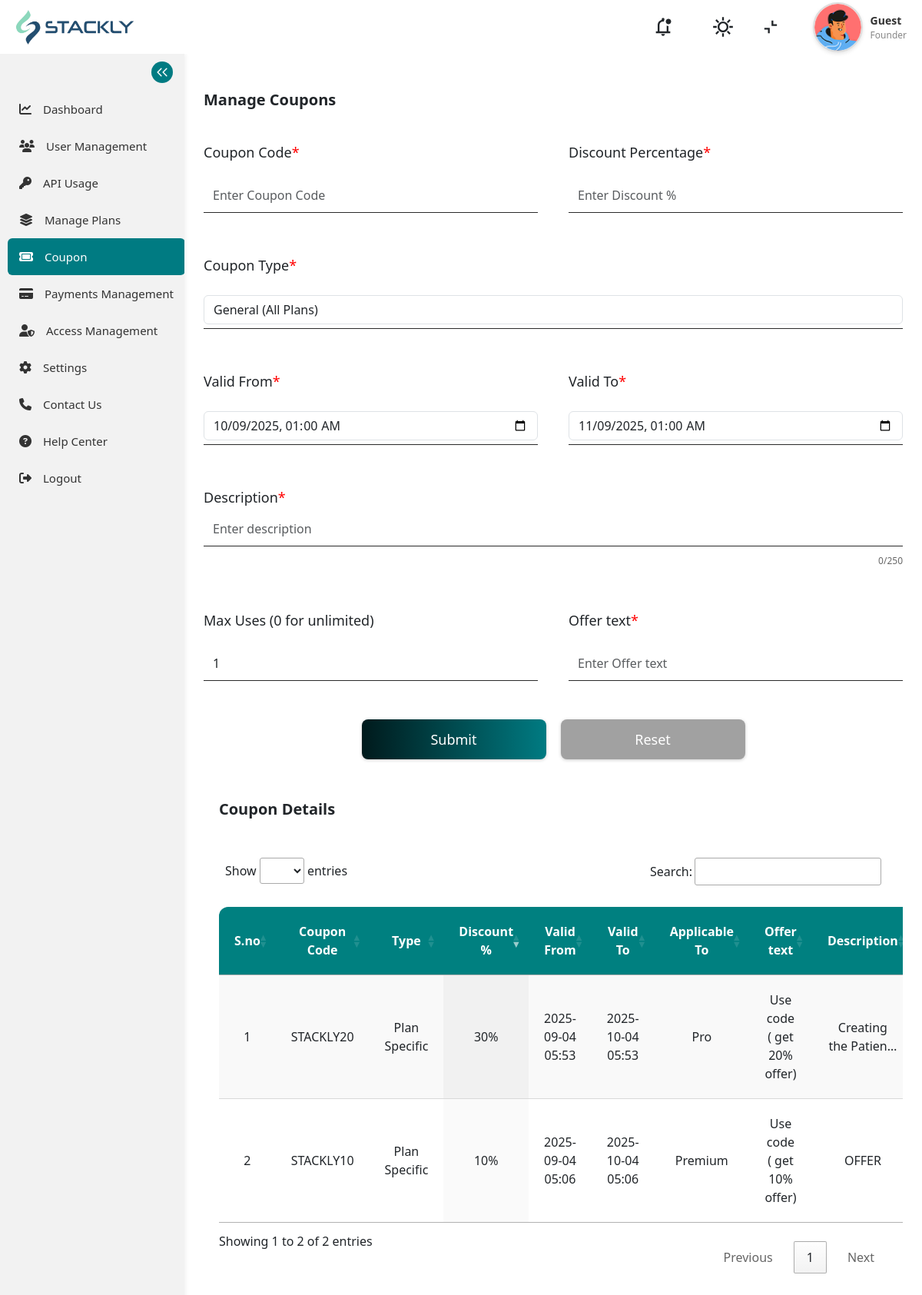
Page /create_coupons/ (signed in) on the earlier database version.
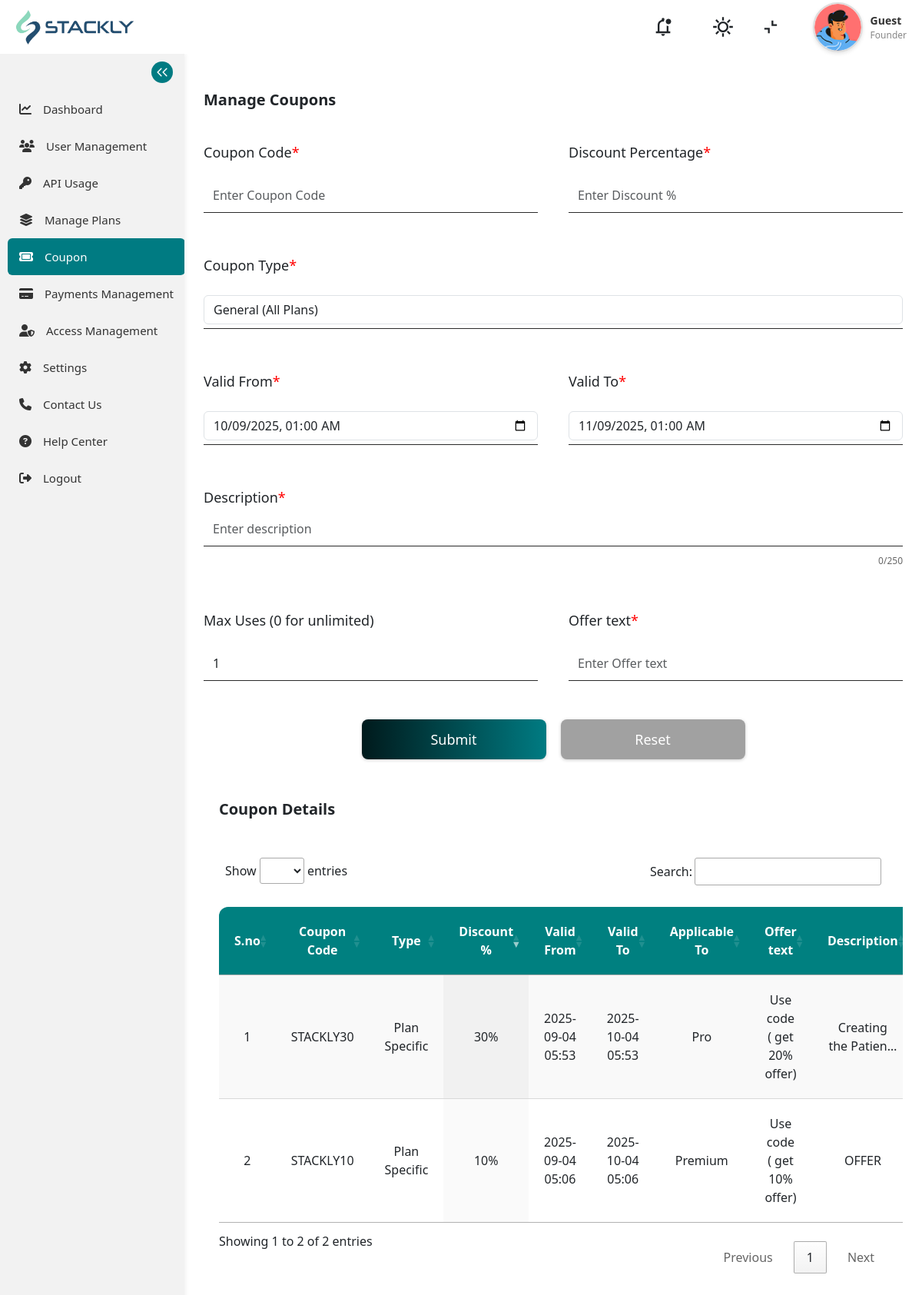
Same page on the later database version.
### stackly_admin/models.py (models this page shows, shortened)
class CouponCode(models.Model):
    COUPON_TYPES = (
        ('general', 'General'),
        ('plan_specific', 'Plan Specific'),
        ('user_specific', 'User Specific'),
    )
    code = models.CharField(max_length=20, unique=True)
    offer_text = models.CharField(max_length=20, unique=True,null=True, blank=True)
    coupon_type = models.CharField(max_length=20, choices=COUPON_TYPES, default='general')
    discount_percentage = models.PositiveIntegerField()
    description = models.TextField(null=True, blank=True)
    valid_from = models.DateTimeField()
    valid_to = models.DateTimeField()
    is_active = models.BooleanField(default=True)
    plan = models.ForeignKey(Plan, null=True, blank=True, on_delete=models.SET_NULL,
                           related_name='coupons')
    user = models.ForeignKey(User, null=True, blank=True, on_delete=models.SET_NULL)
    max_uses = models.PositiveIntegerField(default=1)
    times_used = models.PositiveIntegerField(default=0)

class Plan(models.Model):
    name = models.CharField(max_length=100)
    price = models.DecimalField(max_digits=10, decimal_places=2)
    validity_days = models.IntegerField()
    expiry_date = models.DateField(null=True, blank=True)
    max_api_calls = models.IntegerField()
    features = models.JSONField(default=list)  # <-- list of feature strings
    is_active = models.BooleanField(default=True)

### stackly_admin/views.py (the view, shortened to what this page needs)
# urls.py: path('create_coupons/', views.create_coupon, name='create_coupon'),
@role_required('SuperAdmin', 'Admin')
def create_coupon(request):
    if not request.user.is_authenticated:
        return redirect('admin_login')
    try:
        profiles = UserProfile.objects.get(user=request.user)
    except UserProfile.DoesNotExist:
        profiles = None
    user_notifications = Notification.objects.filter(register=request.user, is_read=False)
    admin_notifications = AdminNotification.objects.filter(is_read=False)
    all_notifications = sorted(
        chain(user_notifications, admin_notifications),
        key=attrgetter('created_at'),
        reverse=True
    )
    unread_count = len(all_notifications)
    all_notifications = all_notifications[:5]  # top 5 notifications
    plans = Plan.objects.filter(is_active=True)
    users = User.objects.filter(is_active=True)
    coupons = CouponCode.objects.all().order_by('-id')
    context = {
        'plans': plans,
        'users': users,
        'coupons': coupons,
        'profiles': profiles,
        'notifications': all_notifications,
        'unread_count': unread_count
    }
    return render(request, 'create_coupon.html', context)

### stackly_admin/templates/create_coupon.html (shortened to what this page needs)
{% extends 'base.html' %}
{% load static %}
{% block content %}
<div class="manageCoupons">
  <div class="box">
    <div class="innerbox">
      <div class="heading">Manage Coupons</div>
      <form method="POST" id="couponForm" class="needs-validation" novalidate>
        <div class="form">
          <div class="coupon-row">
            <div class="coupon-field">
              <label for="code" class="field-label">Coupon Code<span class="star">*</span></label>
              <div class="coupon-input">
                <input id="code" type="text" name="code" placeholder="Enter Coupon Code" required
                  pattern="^[A-Z][A-Za-z0-9]*$"
                  title="Must start with capital letter and contain only letters and numbers" class="form-control">
              </div>
            </div>
            <div class="coupon-field">
              <label for="discount_percentage" class="field-label">Discount Percentage<span
                  class="star">*</span></label>
              <div class="coupon-input">
                <input id="discount_percentage" type="number" name="discount_percentage" placeholder="Enter Discount %"
                  min="1" max="100" required class="form-control">
              </div>
            </div>
          </div>
          <div class="coupon-row">
            <div class="coupon-field">
              <label for="coupon_type" class="field-label">Coupon Type<span class="star">*</span></label>
              <div class="coupon-input">
                <select id="coupon_type" name="coupon_type" class="form-control" required>
                  <option value="general">General (All Plans)</option>
                </select>
              </div>
            </div>
          </div>
          <div class="date-row">
            <div class="date-field">
              <label for="valid_from" class="field-label">Valid From<span class="star">*</span></label>
              <div class="coupon-input">
                <input id="valid_from" type="datetime-local" name="valid_from" required class="form-control">
              </div>
            </div>
            <div class="date-field">
              <label for="valid_to" class="field-label">Valid To<span class="star">*</span></label>
              <div class="coupon-input">
                <input id="valid_to" type="datetime-local" name="valid_to" required class="form-control">
              </div>
            </div>
          </div>
          <div class="description">
            <label for="description" class="field-label">Description<span class="star">*</span></label>
            <div class="coupon-input">
              <input id="description" type="text" name="description" placeholder="Enter description" required
                class="form-control" maxlength="250">
            </div>
            <div class="char-count" id="description-count">0/250</div>
          </div>
          <div class="coupon-row">
            <div class="coupon-field">
              <label for="max_uses" class="field-label">Max Uses (0 for unlimited)</label>
              <div class="coupon-input">
                <input id="max_uses" type="number" name="max_uses" placeholder="Enter max uses" min="0" value="1"
                  class="form-control">
              </div>
            </div>
            <div class="coupon-field">
              <label for="code" class="field-label">Offer text<span class="star">*</span></label>
              <div class="coupon-input">
                <input id="code" type="text" name="offer_text" placeholder="Enter Offer text" required
                  pattern="^[A-Z][A-Za-z0-9]*$"
                  title="Must start with capital letter and contain only letters and numbers" class="form-control">
              </div>
            </div>
          </div>
        </div>
        <div class="btns">
          <button type="submit" class="submit">Submit</button>
          <button type="reset" class="reset">Reset</button>
        </div>
      </form>
    </div>
  </div>
  <div class="coupondetails">
    <div class="heading">Coupon Details</div>
    <div class="table">
      <table id="couponsTable" class="display" style="width:100%">
        <thead>
          <tr>
            <th>S.no</th>
            <th>Coupon Code</th>
            <th>Type</th>
            <th>Discount %</th>
            <th>Valid From</th>
            <th>Valid To</th>
            <th>Applicable To</th>
            <th>Offer text</th>
            <th>Description</th>
          </tr>
        </thead>
        <tbody>
          {% for coupon in coupons %}
          <tr>
            <td>{{ forloop.counter }}</td>
            <td>{{ coupon.code.upper }}</td>
            <td>{{ coupon.get_coupon_type_display }}</td>
            <td>{{ coupon.discount_percentage }}%</td>
            <td>{{ coupon.valid_from|date:"Y-m-d H:i" }}</td>
            <td>{{ coupon.valid_to|date:"Y-m-d H:i" }}</td>
            <td>
              {% if coupon.coupon_type == 'plan_specific' %}
              {{ coupon.plan.name }}
              {% elif coupon.coupon_type == 'user_specific' %}
              {{ coupon.user.get_full_name|default:coupon.user.username }}
              {% else %}
              All Plans
              {% endif %}
            </td>
            <td>{{ coupon.offer_text }}</td>
            <td>{{ coupon.description|truncatechars:20 }}</td>
          </tr>
          {% endfor %}
        </tbody>
      </table>
    </div>
  </div>
</div>
{% endblock %}

### stackly_admin/templates/base.html (shortened to what this page needs)
{% load static %}
<!DOCTYPE html>
<html lang="en">
<head>
  <link rel="stylesheet" href="{% static 'assets/css/style.css' %}" />
  <link rel="stylesheet" type="text/css" href="https://cdn.datatables.net/1.13.7/css/jquery.dataTables.min.css" />
  <link href="https://cdn.jsdelivr.net/npm/bootstrap@5.3.0/dist/css/bootstrap.min.css" rel="stylesheet">
  <link rel="stylesheet" href="https://cdnjs.cloudflare.com/ajax/libs/font-awesome/6.4.0/css/all.min.css">
</head>
<body>
  <div class="dashboard">
    <div class="header">
      <div class="logo">
        <a href="{% url 'dashboard' %}">
          <img id="logo-img" src="{% static '../../static/assets/img/logo-light.png' %}" alt="Logo">
        </a>
      </div>
      <div class="component">
        <div class="nav-icons">
          <div class="icon-wrapper notification-icon">
</div>
          <div class="icon-wrapper theme-toggle" title="Toggle Dark Mode">
          </div>
          <div class="icon-wrapper fullscreen-toggle" title="Toggle Fullscreen">
            <svg width="18" height="18" viewBox="0 0 18 18" fill="none" xmlns="http://www.w3.org/2000/svg">
              <path
                d="M7.83008 10.1654V17.1654H5.49674V12.4987H0.830078V10.1654H7.83008ZM12.4967 0.832031V5.4987H17.1634V7.83203H10.1634V0.832031H12.4967Z"
                fill="currentColor" />
            </svg>
          </div>
        </div>
        <div class="icon-wrapper profile-icon">
          {% if profiles %}
          <div class="profile_img">
            <img src="{{ profiles.image.url }}" alt="User" />
          </div>
          <div class="userDetails">
            <div class="name">{{ profiles.name }}</div>
            <div class="role">Founder</div>
          </div>
          {% else %}
          <div class="profile_img">
            <img src="{% static './assets/img/user.png' %}" alt="User" />
          </div>
          <div class="userDetails">
            <div class="name">Guest</div>
            <div class="role">Founder</div>
          </div>
          {% endif %}
        </div>
      </div>
    </div>
    <div class="under">
      <div class="navbar">
        <div class="navbar-content">
          <div class="toggle-sidebar">
          </div>
          <div class="menu-items">
            <a href="{% url 'dashboard' %}" class="Dash menu-item">
              <i class="fa-solid fa-chart-line"></i>
              <div class="inName">Dashboard</div>
            </a>
            <a href="{% url 'user_list' %}" class="Dash menu-item">
              <i class="fa-solid fa-users"></i>
              <div class="inName">User Management</div>
            </a>
            <a href="{% url 'api_usage_chart' %}" class="Dash menu-item">
              <i class="fa-solid fa-key"></i>
              <div class="inName">API Usage</div>
            </a>
            {% if user.role != 'Moderator' %}
            <a href="{% url 'manage_plans' %}" class="Dash menu-item">
              <i class="fa-solid fa-layer-group"></i>
              <div class="inName">Manage Plans</div>
            </a>
            <a href="{% url 'create_coupon' %}" class="Dash menu-item">
              <i class="fa-solid fa-ticket"></i>
              <div class="inName">Coupon</div>
            </a>
            <a href="{% url 'manage_payments' %}" class="Dash menu-item">
              <i class="fa fa-credit-card"></i>
              <div class="inName">Payments Management</div>
            </a>
            {% endif %}
            {% if user.role == 'SuperAdmin' %}
            <a href="{% url 'access_management' %}" class="Dash menu-item">
              <i class="fa-solid fa-user-shield"></i>
              <div class="inName">Access Management</div>
            </a>
            {% endif %}
            <a href="{% url 'settings' %}" class="Dash menu-item">
              <i class="fa-solid fa-gear"></i>
              <div class="inName">Settings</div>
            </a>
            <a href="{% url 'admin_contact_us' %}" class="Dash menu-item">
              <i class="fa-solid fa-phone"></i>
              <div class="inName">Contact Us</div>
            </a>
            <a href="{% url 'help_center' %}" class="Dash menu-item">
              <i class="fa-solid fa-circle-question"></i>
              <div class="inName">Help Center</div>
            </a>
            {% if user.is_authenticated %}
            <a href="{% url 'admin_logout' %}" class="Dash menu-item">
              <i class="fa-solid fa-right-from-bracket"></i>
              <div class="inName">Logout</div>
            </a>
            {% endif %}
          </div>
        </div>
      </div>
      <div class="dashboard-overview">
        {% block content %}{% endblock %}
      </div>
    </div>
  </div>
</body>
</html>

### static/assets/css/style.css (style rules this page uses)
* { margin: 0; padding: 0; border: 0; box-sizing: border-box; font-family: 'Segoe UI', Tahoma, Geneva, Verdana, sans-serif; }
.dashboard { width: 100vw; height: 100vh; overflow-x: hidden; background-color: #fff; transition: background-color 0.3s ease; }
.header { width: 100%; height: 10vh; display: flex; justify-content: space-between; align-items: center; padding: 0 20px; background-color: white; }
.logo { font-weight: 500; font-size: 18px; color: black; }
.component { width: 370px; height: 56px; display: flex; justify-content: space-between; align-items: center; }
.nav-icons { width: 202px; height: 28px; display: flex; justify-content: space-between; align-items: center; }
a { text-decoration: none; }
.name { color: black; font-size: 14px; }
.role { color: #666; font-size: 12px; }
.navbar { width: 240px; height: 100vh; display: flex; flex-direction: column; justify-content: space-between; overflow: hidden; padding: 20px 0; background-color: #F2F2F2; transition: width 0.3s ease; position: fixed; left: 0; top: 10vh; z-index: 100; }
.Dash { width: 231px; height: 48px; border-radius: 4px; padding: 12px 20px; display: flex; justify-content: flex-start; align-items: center; gap: 12px; color: black; transition: all 0.3s ease; }
.under { width: 100vw; height: 90vh; display: flex; margin-top: 10vh; }
.dashboard-overview { width: calc(100% - 251px); height: 100%; display: flex; flex-direction: column; justify-content: flex-start; align-items: flex-start; gap: 20px; padding: 20px; margin-left: 251px; overflow-y: auto; }

### stackly_admin/templates/base.html (style rules this page uses)
.dashboard { display: flex; flex-direction: column; min-height: 150vh; background-color: #f8f9fa; }
.header { position: fixed; top: 0; width: 100%; height: 70px; z-index: 1000; }
.under { display: flex; flex: 1; margin-top: 70px; position: relative; }
.navbar { position: fixed; width: 240px; height: 100%; background-color: #F2F2F2; transition: all 0.3s ease; left: 0; top: 70px; z-index: 99; overflow-y: auto; box-shadow: 2px 0 5px rgba(0, 0, 0, 0.05); }
.navbar-content { display: flex; flex-direction: column; height: 100%; overflow: hidden; }
.menu-items { flex: 1; display: flex; flex-direction: column; padding-top: 20px; }
.toggle-sidebar { cursor: pointer; padding: 10px 15px; display: flex; justify-content: flex-end; margin-bottom: 10px; position: absolute; right: 0; top: 0; }
.Dash { display: flex; align-items: center; padding: 10px 15px; margin: 0 10px; text-decoration: none; color: #333; gap: 15px; border-radius: 6px; transition: all 0.2s ease; }
.Dash:first-child { margin-top: 20px; }
.Dash.active { background-color: #007B82; color: white; }
.inName { transition: opacity 0.3s ease, width 0.3s ease; white-space: nowrap; font-size: 15px; font-weight: 500; }
.dashboard-overview { flex: 1; padding: 25px; margin-left: 200px; transition: margin-left 0.3s ease; min-height: calc(140vh - 70px); background-color: #fff; overflow: visible; }
.nav-icons { display: flex; gap: 20px; align-items: center; position: relative; }
.icon-wrapper { position: relative; display: flex; align-items: center; gap: 10px; }
.profile_img { width: 65px; height: 65px; border-radius: 100%; overflow: hidden; border: 2px solid #ddd; box-shadow: 0 2px 5px rgba(0, 0, 0, 0.1); }
.profile_img img { width: 100%; height: 100%; object-fit: cover; }
.userDetails { display: flex; flex-direction: column; justify-content: center; }
.userDetails .name { font-size: 14px; font-weight: 600; color: #333; }
.userDetails .role { font-size: 12px; color: #888; }
a { text-decoration: none; color: #121212; }
.logo a { color: #111; text-decoration: none; font-weight: bold; font-size: 22px; }
.logo a img { height: 45px; width: auto; transition: filter 0.3s ease; }

Differences in the rows shown:
changed CouponCode "Use code ( get 20% offer)": code "STACKLY20" → "STACKLY30"
